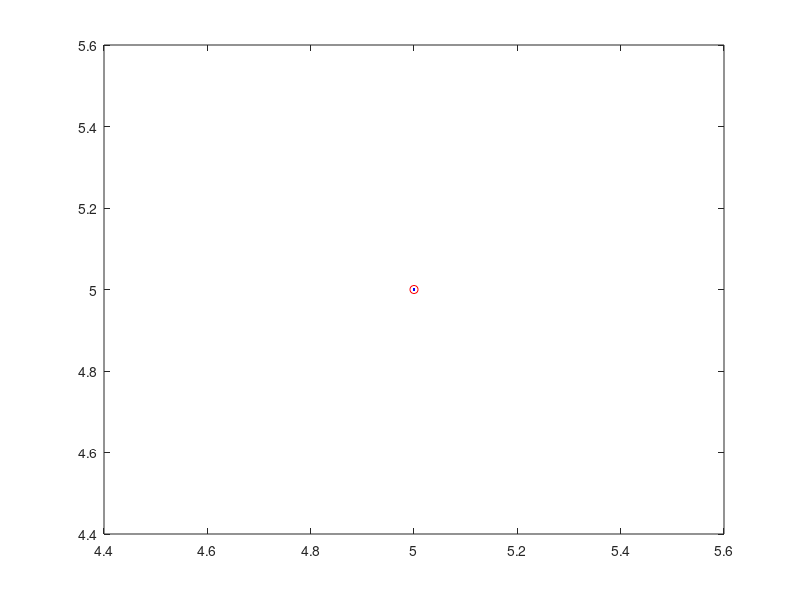

This figure's MATLAB source:
x = input("Współrzedne X: ");
y = input("Współrzedne Y: ");
p = input("Stopień wielomianu: ");

n=length(x);

psi = zeros(p+1);
F = zeros(p+1, 1);

for k = 1:n
   for i = 1:p+1
       for j = 1:p+1
          psi(i,j) = psi(i,j) + x(k)^(i+j-2);
       end
   end
end
for j = 1:n
    for i = 1:p+1
       F(i) = F(i) + x(j)^(i-1)*y(j);
    end
end

A = psi \ F;

xx = min(x):0.1:max(x);
W = 0;
for i = 1:p+1
    W = W + A(i) * xx.^(i-1);
end

plot(x, y, 'or');
hold on;
plot(xx, W, 'b');
